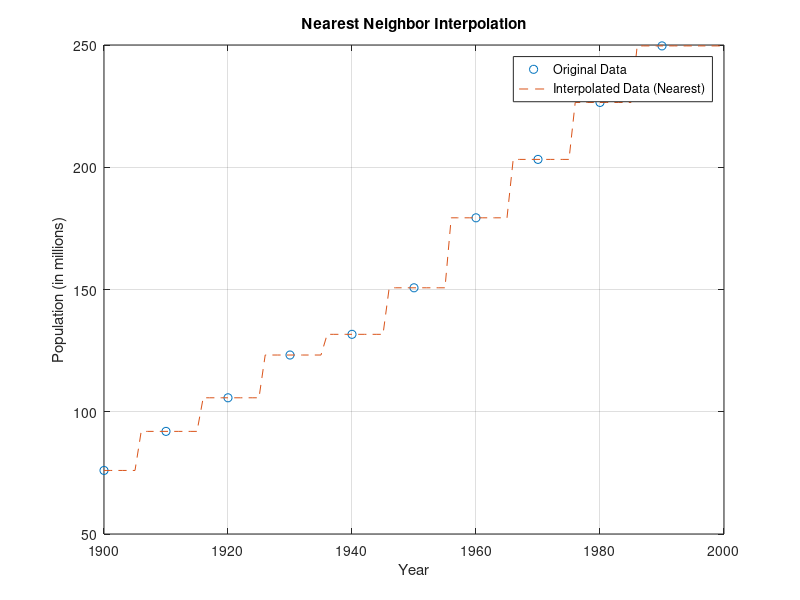
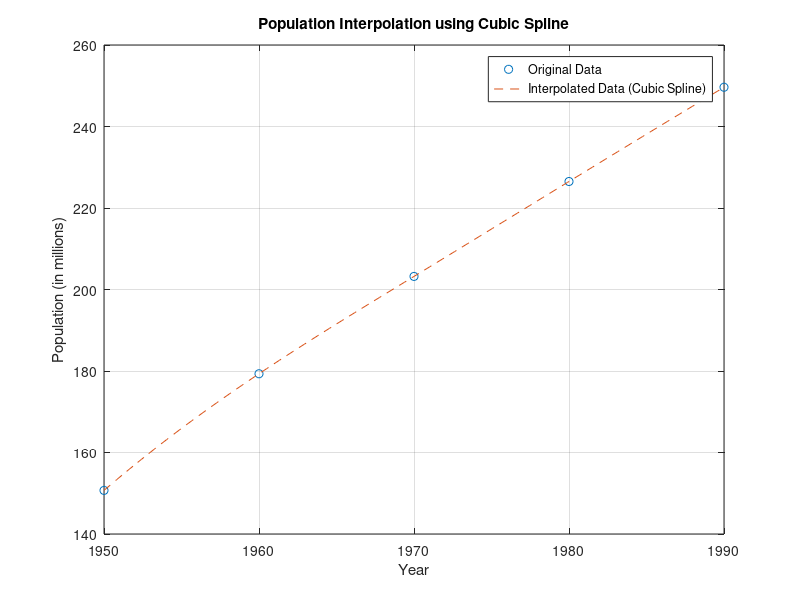

The MATLAB script that drew these images, in order:
% Given data
t = 1900:10:1990;
p = [75.995, 91.972, 105.711, 123.203, 131.669, 150.697, 179.323, 203.212, 226.505, 249.633];

% Interpolation at a specific point (1975) using linear interpolation
p_interp_1975 = interp1(t, p, 1975);
fprintf('Interpolated value at 1975: %.3f\n', p_interp_1975);

% Define the range of x values for interpolation
x = 1900:2000;  % from 1900 to 2000 inclusive

% Perform nearest neighbor interpolation
[~, indices] = min(abs(bsxfun(@minus, x(:), t)), [], 2);
indices = indices';  % Transpose to match the shape of x
y = p(indices);  % Perform nearest neighbor interpolation

% Plotting
figure;
plot(t, p, 'o', 'DisplayName', 'Original Data');  % Plot original data points
hold on;
plot(x, y, 'DisplayName', 'Interpolated Data (Nearest)', 'LineStyle', '--');  % Plot interpolated data
title('Nearest Neighbor Interpolation');
xlabel('Year');
ylabel('Population (in millions)');
legend show;
grid on;
hold off;

% Given data for cubic spline interpolation
tab = [1950, 150.697;
       1960, 179.323;
       1970, 203.212;
       1980, 226.505;
       1990, 249.633];

% Create a cubic spline interpolation function
xq = linspace(1950, 1990, 100);  % Define query points for interpolation
yq = interp1(tab(:, 1), tab(:, 2), xq, 'spline');  % Cubic spline interpolation

% Interpolation at a specific point (1975) using cubic spline
p_1975 = interp1(tab(:, 1), tab(:, 2), 1975, 'spline');
fprintf('Interpolated value at 1975 (Cubic Spline): %.3f\n', p_1975);

% Plotting
figure;
plot(tab(:, 1), tab(:, 2), 'o', 'DisplayName', 'Original Data');  % Plot original data points
hold on;
plot(xq, yq, 'DisplayName', 'Interpolated Data (Cubic Spline)', 'LineStyle', '--');  % Plot interpolated data
title('Population Interpolation using Cubic Spline');
xlabel('Year');
ylabel('Population (in millions)');
legend show;
grid on;
hold off;

